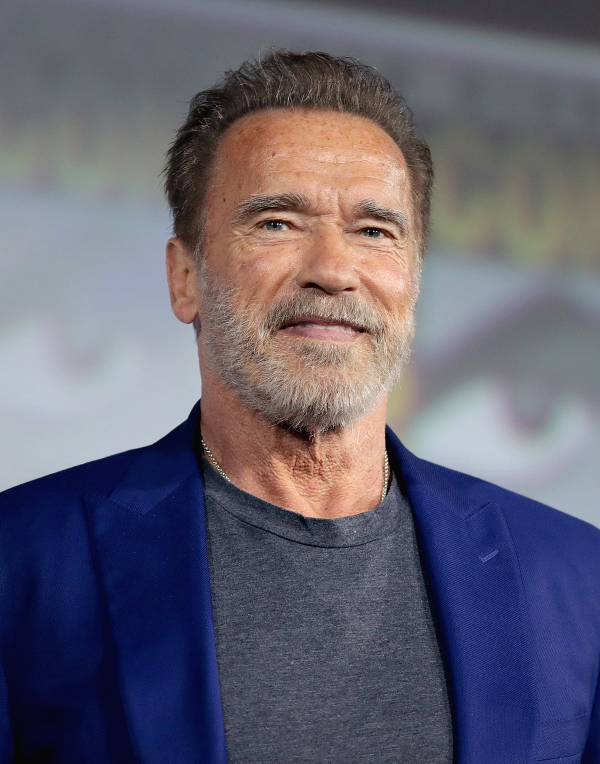
#> input picture tutorials/showroom/histogram_of_oriented_gradients/arnold.jpg, 1200 x 1527 px (shown at 1/2 size)
$ jupyter execute index.ipynb   (shell and % lines are left out)   (older library calls are emulated)
#> lines starting #> are read from the running program, lines starting #| are printed output that depends on the picture
# HOG (Histogram of Oriented Gradients)

[HOG](https://en.wikipedia.org/wiki/Histogram_of_oriented_gradients) je algoritmus pro získání [desktriptoru](https://en.wikipedia.org/wiki/Feature_(computer_vision)) z obrázku. Jinými slovy získáme z obrázku informace, které ho nějakým způsobem popisují. Ty pak můžeme použít ke klasifikaci obrázku - typicky například rozpoznávání obličeje.

Konkrétně HOG získává [histogram](https://en.wikipedia.org/wiki/Histogram) orientovaných [gradientů](https://en.wikipedia.org/wiki/Gradient) v jednotlivých částech obrázku. Tedy v podstatě popisuje jak moc a ve kterých směrech se obrázek v jednotlivých částech mění.

[Původní článek](https://ieeexplore.ieee.org/document/1467360) je z roku 2005.

## Ukázka s využitím `skimage`

Knihovna `skimage` již obsahuje hotovou implementaci HOGu včetně vizualizace.

[cell 1]
import os
import matplotlib.pyplot as plt
import cv2
import math
import numpy as np

from skimage import feature
from skimage import data, exposure

Načtení obrázku.

[cell 2]
IMG_PATH = 'arnold.jpg'
raw = cv2.imread(IMG_PATH)
#> raw is the input picture: shape (1527, 1200, 3); mean B, G, R 113.1, 98.2, 101.2
IMG_HEIGHT = 256
IMG_WIDTH = int(raw.shape[1] * (IMG_HEIGHT / raw.shape[0]))
#> IMG_WIDTH = 201
img = cv2.resize(raw, (IMG_WIDTH, IMG_HEIGHT), fx=0.5, fy=0.5, interpolation=cv2.INTER_AREA)
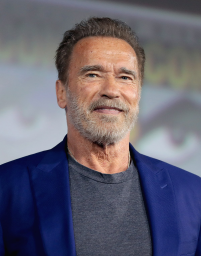
#> img: shape (256, 201, 3); mean B, G, R 113.1, 98.2, 101.2

Výpočet. Jednotlivým parametrům se budeme později věnovat u vlastní implementace.

[cell 3]
ORIENTATIONS = 9
PIXELS_PER_CELL = 16
CELLS_PER_BLOCK = 2
skimage_hog_descriptor, hog_image = feature.hog(
    img,
    visualize=True,
    multichannel=True,
    orientations=ORIENTATIONS,
    pixels_per_cell=(PIXELS_PER_CELL,PIXELS_PER_CELL),
    cells_per_block=(CELLS_PER_BLOCK,CELLS_PER_BLOCK),
    feature_vector=False,
)
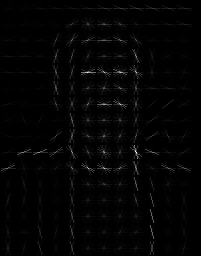
#> hog_image: shape (256, 201) float64; min 0, max 47.16, mean 0.7; drawn with min black and max white

Vizualizace.

[cell 4]
# Rescale histogram for better display - use `in_range` to clamp extreme values
hog_image_rescaled = exposure.rescale_intensity(hog_image, in_range=(0, 15))
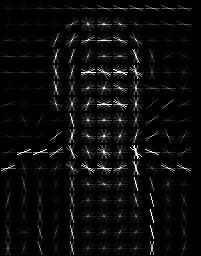
#> hog_image_rescaled: shape (256, 201) float64; min 0, max 1, mean 0.046

[cell 5]
fig, (ax1, ax2) = plt.subplots(1, 2, figsize=(12, 8), sharex=True, sharey=True)

ax1.axis("off")
ax1.set_title("Original image")
ax1.imshow(cv2.cvtColor(img, cv2.COLOR_BGR2RGB))

ax2.axis("off")
ax2.set_title("HOG")
ax2.imshow(hog_image_rescaled, cmap=plt.cm.gray)
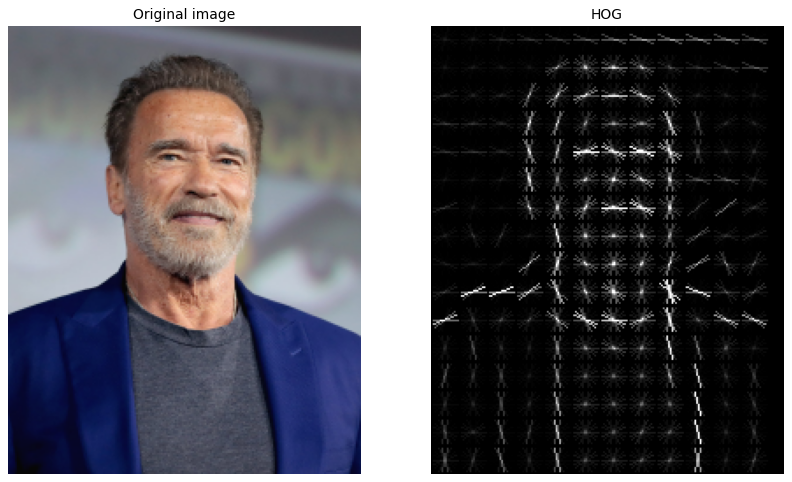
#> figure drawn by matplotlib, 2 panels

### Jak vypadá HOG deskriptor?

Tvar (a velikost) deskriptoru je dána velikostí vstupního obrázku a zvolených parametrů.

První dva rozměry jsou dány poměrem velikosti obrázku k velikosti buňky. Třetí a čtvrý jsou dány velikostí bloku. Poslední je rozměr je počet binů (granularita histogramu, viz dále).

Deskriptor je často před dalším využitím (např. v klasifikátorech) zploštěn (*flatten*) na 1D pole.

[cell 6]
skimage_hog_descriptor.shape
#> Out = (15, 11, 2, 2, 9)

[cell 7]
print('celkem prvků:', len(skimage_hog_descriptor.flatten()))
#| celkem prvků: 5940

## Popis algoritmu a vlastní implementace

Hlavní kroky algoritmu jsou:
- předzpracování
- výpočet gradientu
- výpočet histogramu gradientu v blocích
- normalizace mezi bloky

### Předzpracování

Budeme pracovat se stejným obrázkem jako v předchozí části. Jediným krokem předzpracování pro nás bude převod do šedotónu (a změna velikosti, kterou už jsme provedli).

[cell 8]
def plot(im, figsize=None):
    fig, ax = plt.subplots(figsize=figsize)
    ax.set_xticks([])
    ax.set_yticks([])
    ax.imshow(im, cmap='gray')

[cell 9]
gray = cv2.cvtColor(img, cv2.COLOR_BGR2GRAY)
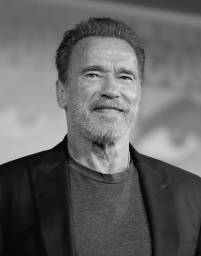
#> gray: shape (256, 201); min 5, max 224, mean 100.8

[cell 10]
plot(gray)

### Výpočet gradientu

Derivaci nejdříve spočteme zvlášť ve sloupci a v řádku.

Označme $\mathit{img}_{r,c} = $ hodnota pixelu v řádku $r$ a sloupci $c$.
$$\mathit{dx}_{r,c} = \mathit{img}_{r,c+1} - \mathit{img}_{r,c-1}$$
$$\mathit{dy}_{r,c} = \mathit{img}_{r+1,c} - \mathit{img}_{r-1,c}$$

A poté v každém bodě spočítáme velikost a směr gradientu. U úhlu se omezíme na rozmezí $[0, 180)$ (to dle empirických pozorování poskytuje lepší výsledky).

$$ |\mathit{dxy}| = \sqrt{(\mathit{dx})^2 + (\mathit{dy})^2} $$
$$ \measuredangle{\mathit{dxy}} = \arctan{ \frac{ \mathit{dy} }{ \mathit{dx} } } $$

[cell 11]
def get_gradient(img):
    h, w = img.shape[:2]
#> h = 256; w = 201

    img = img.astype(float) # prevent overflow
#> img: shape (256, 201) float64

    # horizontal
    dx = np.zeros((h,w), dtype=float)
    for y in range(0, h):
        for x in range(1, w - 1):
            dx[y][x] = img[y][x + 1] - img[y][x - 1]
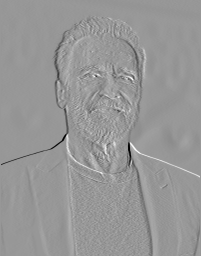
#> dx: shape (256, 201) float64; min -187, max 128, mean -0.1; drawn with min black and max white

    # vertical
    dy = np.zeros((h,w), dtype=float)
    for y in range(1, h - 1):
        for x in range(0, w):
            dy[y][x] = img[y + 1][x] - img[y - 1][x]
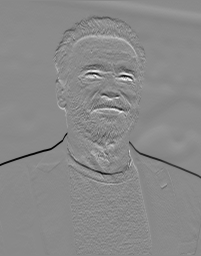
#> dy: shape (256, 201) float64; min -182, max 155, mean -0.3; drawn with min black and max white


    magnitude = np.hypot(dx, dy)
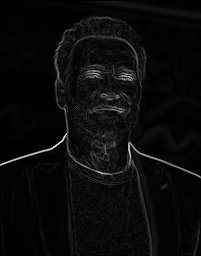
#> magnitude: shape (256, 201) float64; min 0, max 253.2, mean 10.6
    angle = np.degrees(np.arctan2(dy, dx)) % 180
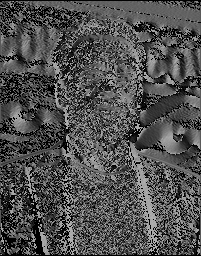
#> angle: shape (256, 201) float64; min 0, max 179.5, mean 79.6

    return magnitude, angle

[cell 12]
magnitudes, angles = get_gradient(gray)

### Výpočet histogramu gradientu

Obrázek si rozdělíme do *buněk* (velikost buňky je parametrem algoritmu). V každé buňce budeme počítat histogram zvlášť.

Rozsah úhlů si rozdělíme na $k$ částí ($k$ je parametrem, v angličtině pod pojmem *bins*/*orientations*). Gradienty jednotlivých pixelů pak váženě započítáme do jednotlivých částí.

[cell 13]
def histogram_cell(magnitudes, angles, bins, step):
    hist = np.zeros(bins)

    for mag, angle in zip(magnitudes, angles):
        # find nearest bins
        lower_bin = int(angle // step) % bins
        higher_bin = (lower_bin + 1) % bins

        # get split proportions
        hi = (angle % step) / step
        low = 1 - hi

        hist[lower_bin] += low * mag
        hist[higher_bin] += hi * mag

    return hist

[cell 14]
def get_histograms(magnitudes, angles, orientations, pixels_per_cell):
#> called with orientations = 9, pixels_per_cell = 16
    step = 180 / orientations # note that step is float
    histograms = np.zeros((IMG_HEIGHT // pixels_per_cell, IMG_WIDTH // pixels_per_cell, orientations))

    for y in range(IMG_HEIGHT // pixels_per_cell):
        for x in range(IMG_WIDTH // pixels_per_cell):
            start_y = y * pixels_per_cell
            start_x = x * pixels_per_cell
            end_y = start_y + pixels_per_cell
            end_x = start_x + pixels_per_cell

            mags_loc = magnitudes[start_y:end_y, start_x:end_x]
            angles_loc = angles[start_y:end_y, start_x:end_x]

            histograms[y][x] = histogram_cell(
                mags_loc.ravel(),
                angles_loc.ravel(),
                orientations,
                step
            )

    return histograms

[cell 15]
histograms = get_histograms(magnitudes, angles, orientations=ORIENTATIONS, pixels_per_cell=PIXELS_PER_CELL)

### Normalizace v blocích

Určíme si velikost *bloku*. Poustupně procházíme jednotlivé histogramy buněk z minulého bodu a provádíme normalizaci v rámci lokálního bloku.

Histogram v každé buňce nahradíme normalizovanou hodnotou histogramů celého bloku.

Normalizace přidává odolnost proti změnám nasvícení a kontrastu.

`skimage` používá *L2-Hys* normalizaci. Nejprve definujme L2-normalizaci ($v$ je vstupní vektor, $e$ je malé reálné číslo):
$$ f(v) = \frac{v}{\sqrt{\|v\|_2^2 + e^2}} $$

L2-Hys normalizace je L2 normalizace, jejíž výsledek je omezen na maximálně 0.2, následovaná znovu L2 normalizací.

$$ g(v) = f\Big( \min\big(f(v), 0.2\big) \Big) $$

[cell 16]
def normalize(block, eps=1e-5):
    # L2-Hys-norm
    out = block / np.sqrt(np.sum(block ** 2) + eps ** 2)
    out = np.minimum(out, 0.2)
    out = out / np.sqrt(np.sum(out ** 2) + eps ** 2)

    return out

[cell 17]
def normalize_blocks(histograms, pixels_per_cell, cells_per_block, orientations):
#> called with histograms = array of shape (16, 12, 9), pixels_per_cell = 16, cells_per_block = 2, orientations = 9
    normalized_rows = (IMG_HEIGHT // pixels_per_cell) - cells_per_block + 1
    normalized_cols = (IMG_WIDTH // pixels_per_cell) - cells_per_block + 1
#> normalized_cols = 11

    normalized_blocks = np.zeros((normalized_rows, normalized_cols,
                                  cells_per_block, cells_per_block, orientations))

    for r in range(normalized_rows):
        for c in range(normalized_cols):
            block = histograms[r:r + cells_per_block, c:c + cells_per_block, :]
            normalized_blocks[r, c, :] = normalize(block)

    return normalized_blocks

[cell 18]
normalized = normalize_blocks(histograms=histograms, pixels_per_cell=PIXELS_PER_CELL, cells_per_block=CELLS_PER_BLOCK, orientations=ORIENTATIONS)

### Výsledek

Tvar výsledného deskriptoru.

[cell 19]
normalized.shape
#> Out = (15, 11, 2, 2, 9)

Počet prvků zploštěného deskriptoru.

[cell 20]
len(normalized.ravel())
#> Out = 5940

[cell 21]
def hog(image, orientations, pixels_per_cell, cells_per_block):
    magnitudes, angles = get_gradient(image)

    histograms = get_histograms(magnitudes, angles, orientations, pixels_per_cell)

    normalized = normalize_blocks(histograms, pixels_per_cell, cells_per_block, orientations)

    return normalized.ravel()

## Vliv parametrů

Zvolené parametry mají zásadní vliv na fungování algoritmu. Jejich vliv si můžete vyzkoušet úpravou proměnných níže. Zajímavá je velikost výsledného deskriptoru, která značně ovlivňuje možnosti a složitost učení případného klasifikátoru.

[cell 22]
_orientations = 9
_pixels_per_cell = 16
_cells_per_block = 2
skimage_hog_descriptor, hog_image = feature.hog(
    img,
    visualize=True,
    multichannel=True,
    orientations=_orientations,
    pixels_per_cell=(_pixels_per_cell,_pixels_per_cell),
    cells_per_block=(_cells_per_block,_cells_per_block),
)
#> skimage_hog_descriptor = 5940 values, max 0.563 at index 5480, min 0 at index 226, mean 0.134
fig, (ax1, ax2) = plt.subplots(1, 2, figsize=(12, 8), sharex=True, sharey=True)

ax1.axis("off")
ax1.set_title("Original image")
ax1.imshow(cv2.cvtColor(img, cv2.COLOR_BGR2RGB))

ax2.axis("off")
ax2.set_title("HOG, len(feature_vector)={}".format(len(skimage_hog_descriptor)))
ax2.imshow(hog_image_rescaled, cmap=plt.cm.gray)

Tvar:

[cell 23]
skimage_hog_descriptor.shape
#> Out = (5940,)
